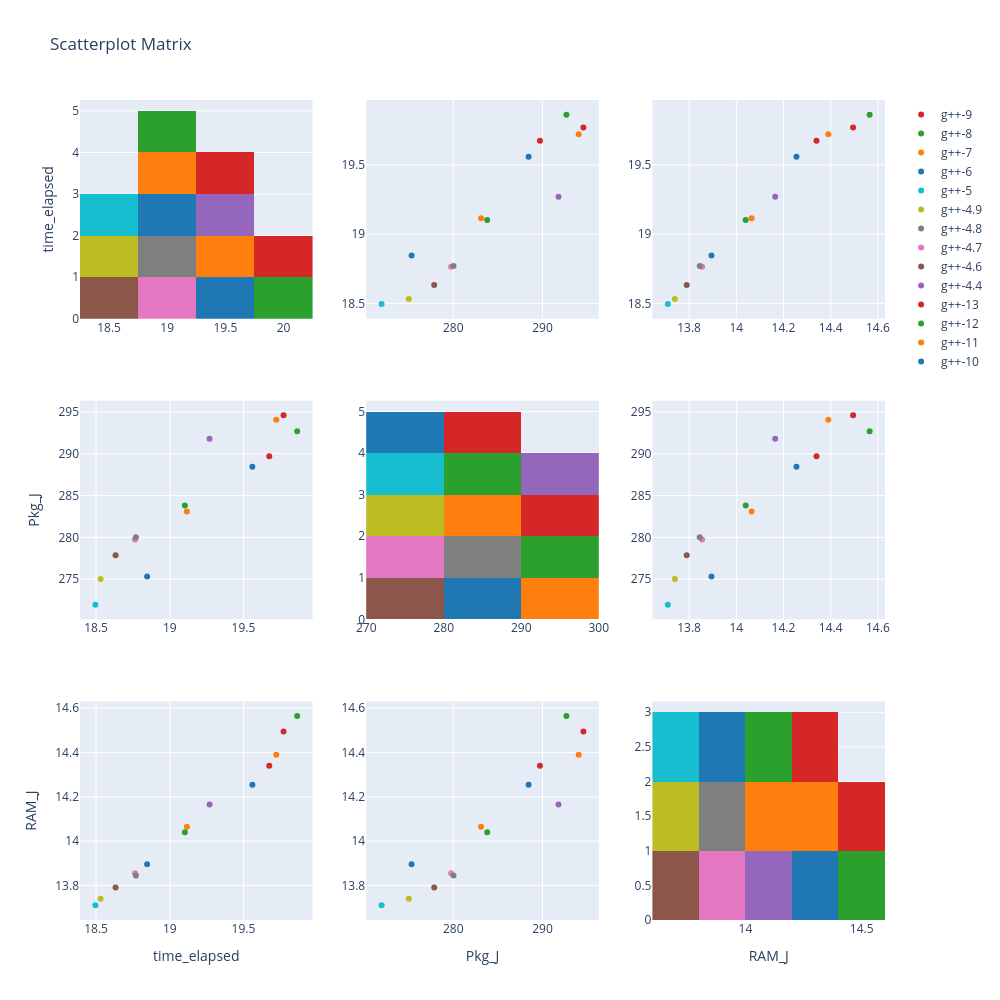

The notebook cell saved with this chart:
### Code cell
fig = ff.create_scatterplotmatrix(df_median[['time_elapsed', 'Pkg_J', 'RAM_J', 'version']], 
                                  height=1000,
                                  width=1000,
                                  diag='histogram',
                                  index='version')
fig.show()

### Figure 1 — Plotly figure (JSON) as saved in the notebook; plotly's stock layout.template omitted (floating-point values rounded to 4 significant figures)
{"data": [{"marker": {"color": "rgb(31, 119, 180)"}, "showlegend": false, "type": "histogram", "x": [19.56], "xaxis": "x", "yaxis": "y"}, {"marker": {"color": "rgb(255, 127, 14)"}, "showlegend": false, "type": "histogram", "x": [19.72], "xaxis": "x", "yaxis": "y"}, {"marker": {"color": "rgb(44, 160, 44)"}, "showlegend": false, "type": "histogram", "x": [19.86], "xaxis": "x", "yaxis": "y"}, {"marker": {"color": "rgb(214, 39, 40)"}, "showlegend": false, "type": "histogram", "x": [19.77], "xaxis": "x", "yaxis": "y"}, {"marker": {"color": "rgb(148, 103, 189)"}, "showlegend": false, "type": "histogram", "x": [19.27], "xaxis": "x", "yaxis": "y"}, {"marker": {"color": "rgb(140, 86, 75)"}, "showlegend": false, "type": "histogram", "x": [18.63], "xaxis": "x", "yaxis": "y"}, {"marker": {"color": "rgb(227, 119, 194)"}, "showlegend": false, "type": "histogram", "x": [18.76], "xaxis": "x", "yaxis": "y"}, {"marker": {"color": "rgb(127, 127, 127)"}, "showlegend": false, "type": "histogram", "x": [18.77], "xaxis": "x", "yaxis": "y"}, {"marker": {"color": "rgb(188, 189, 34)"}, "showlegend": false, "type": "histogram", "x": [18.53], "xaxis": "x", "yaxis": "y"}, {"marker": {"color": "rgb(23, 190, 207)"}, "showlegend": false, "type": "histogram", "x": [18.5], "xaxis": "x", "yaxis": "y"}, {"marker": {"color": "rgb(31, 119, 180)"}, "showlegend": false, "type": "histogram", "x": [18.85], "xaxis": "x", "yaxis": "y"}, {"marker": {"color": "rgb(255, 127, 14)"}, "showlegend": false, "type": "histogram", "x": [19.12], "xaxis": "x", "yaxis": "y"}, {"marker": {"color": "rgb(44, 160, 44)"}, "showlegend": false, "type": "histogram", "x": [19.1], "xaxis": "x", "yaxis": "y"}, {"marker": {"color": "rgb(214, 39, 40)"}, "showlegend": false, "type": "histogram", "x": [19.67], "xaxis": "x", "yaxis": "y"}, {"marker": {"color": "rgb(31, 119, 180)", "size": 6}, "mode": "markers", "name": "g++-10", "showlegend": true, "type": "scatter", "x": [288.4], "xaxis": "x2", "y": [19.56], "yaxis": "y2"}, {"marker": {"color": "rgb(255, 127, 14)", "size": 6}, "mode": "markers", "name": "g++-11", "showlegend": true, "type": "scatter", "x": [294.1], "xaxis": "x2", "y": [19.72], "yaxis": "y2"}, {"marker": {"color": "rgb(44, 160, 44)", "size": 6}, "mode": "markers", "name": "g++-12", "showlegend": true, "type": "scatter", "x": [292.7], "xaxis": "x2", "y": [19.86], "yaxis": "y2"}, {"marker": {"color": "rgb(214, 39, 40)", "size": 6}, "mode": "markers", "name": "g++-13", "showlegend": true, "type": "scatter", "x": [294.6], "xaxis": "x2", "y": [19.77], "yaxis": "y2"}, {"marker": {"color": "rgb(148, 103, 189)", "size": 6}, "mode": "markers", "name": "g++-4.4", "showlegend": true, "type": "scatter", "x": [291.8], "xaxis": "x2", "y": [19.27], "yaxis": "y2"}, {"marker": {"color": "rgb(140, 86, 75)", "size": 6}, "mode": "markers", "name": "g++-4.6", "showlegend": true, "type": "scatter", "x": [277.9], "xaxis": "x2", "y": [18.63], "yaxis": "y2"}, {"marker": {"color": "rgb(227, 119, 194)", "size": 6}, "mode": "markers", "name": "g++-4.7", "showlegend": true, "type": "scatter", "x": [279.8], "xaxis": "x2", "y": [18.76], "yaxis": "y2"}, {"marker": {"color": "rgb(127, 127, 127)", "size": 6}, "mode": "markers", "name": "g++-4.8", "showlegend": true, "type": "scatter", "x": [280.0], "xaxis": "x2", "y": [18.77], "yaxis": "y2"}, {"marker": {"color": "rgb(188, 189, 34)", "size": 6}, "mode": "markers", "name": "g++-4.9", "showlegend": true, "type": "scatter", "x": [275.0], "xaxis": "x2", "y": [18.53], "yaxis": "y2"}, {"marker": {"color": "rgb(23, 190, 207)", "size": 6}, "mode": "markers", "name": "g++-5", "showlegend": true, "type": "scatter", "x": [272.0], "xaxis": "x2", "y": [18.5], "yaxis": "y2"}, {"marker": {"color": "rgb(31, 119, 180)", "size": 6}, "mode": "markers", "name": "g++-6", "showlegend": true, "type": "scatter", "x": [275.3], "xaxis": "x2", "y": [18.85], "yaxis": "y2"}, {"marker": {"color": "rgb(255, 127, 14)", "size": 6}, "mode": "markers", "name": "g++-7", "showlegend": true, "type": "scatter", "x": [283.1], "xaxis": "x2", "y": [19.12], "yaxis": "y2"}, {"marker": {"color": "rgb(44, 160, 44)", "size": 6}, "mode": "markers", "name": "g++-8", "showlegend": true, "type": "scatter", "x": [283.8], "xaxis": "x2", "y": [19.1], "yaxis": "y2"}, {"marker": {"color": "rgb(214, 39, 40)", "size": 6}, "mode": "markers", "name": "g++-9", "showlegend": true, "type": "scatter", "x": [289.7], "xaxis": "x2", "y": [19.67], "yaxis": "y2"}, {"marker": {"color": "rgb(31, 119, 180)", "size": 6}, "mode": "markers", "name": "g++-10", "showlegend": false, "type": "scatter", "x": [14.26], "xaxis": "x3", "y": [19.56], "yaxis": "y3"}, {"marker": {"color": "rgb(255, 127, 14)", "size": 6}, "mode": "markers", "name": "g++-11", "showlegend": false, "type": "scatter", "x": [14.39], "xaxis": "x3", "y": [19.72], "yaxis": "y3"}, {"marker": {"color": "rgb(44, 160, 44)", "size": 6}, "mode": "markers", "name": "g++-12", "showlegend": false, "type": "scatter", "x": [14.56], "xaxis": "x3", "y": [19.86], "yaxis": "y3"}, {"marker": {"color": "rgb(214, 39, 40)", "size": 6}, "mode": "markers", "name": "g++-13", "showlegend": false, "type": "scatter", "x": [14.5], "xaxis": "x3", "y": [19.77], "yaxis": "y3"}, {"marker": {"color": "rgb(148, 103, 189)", "size": 6}, "mode": "markers", "name": "g++-4.4", "showlegend": false, "type": "scatter", "x": [14.16], "xaxis": "x3", "y": [19.27], "yaxis": "y3"}, {"marker": {"color": "rgb(140, 86, 75)", "size": 6}, "mode": "markers", "name": "g++-4.6", "showlegend": false, "type": "scatter", "x": [13.79], "xaxis": "x3", "y": [18.63], "yaxis": "y3"}, {"marker": {"color": "rgb(227, 119, 194)", "size": 6}, "mode": "markers", "name": "g++-4.7", "showlegend": false, "type": "scatter", "x": [13.86], "xaxis": "x3", "y": [18.76], "yaxis": "y3"}, {"marker": {"color": "rgb(127, 127, 127)", "size": 6}, "mode": "markers", "name": "g++-4.8", "showlegend": false, "type": "scatter", "x": [13.84], "xaxis": "x3", "y": [18.77], "yaxis": "y3"}, {"marker": {"color": "rgb(188, 189, 34)", "size": 6}, "mode": "markers", "name": "g++-4.9", "showlegend": false, "type": "scatter", "x": [13.74], "xaxis": "x3", "y": [18.53], "yaxis": "y3"}, {"marker": {"color": "rgb(23, 190, 207)", "size": 6}, "mode": "markers", "name": "g++-5", "showlegend": false, "type": "scatter", "x": [13.71], "xaxis": "x3", "y": [18.5], "yaxis": "y3"}, {"marker": {"color": "rgb(31, 119, 180)", "size": 6}, "mode": "markers", "name": "g++-6", "showlegend": false, "type": "scatter", "x": [13.89], "xaxis": "x3", "y": [18.85], "yaxis": "y3"}, {"marker": {"color": "rgb(255, 127, 14)", "size": 6}, "mode": "markers", "name": "g++-7", "showlegend": false, "type": "scatter", "x": [14.06], "xaxis": "x3", "y": [19.12], "yaxis": "y3"}, {"marker": {"color": "rgb(44, 160, 44)", "size": 6}, "mode": "markers", "name": "g++-8", "showlegend": false, "type": "scatter", "x": [14.04], "xaxis": "x3", "y": [19.1], "yaxis": "y3"}, {"marker": {"color": "rgb(214, 39, 40)", "size": 6}, "mode": "markers", "name": "g++-9", "showlegend": false, "type": "scatter", "x": [14.34], "xaxis": "x3", "y": [19.67], "yaxis": "y3"}, {"marker": {"color": "rgb(31, 119, 180)", "size": 6}, "mode": "markers", "name": "g++-10", "showlegend": false, "type": "scatter", "x": [19.56], "xaxis": "x4", "y": [288.4], "yaxis": "y4"}, {"marker": {"color": "rgb(255, 127, 14)", "size": 6}, "mode": "markers", "name": "g++-11", "showlegend": false, "type": "scatter", "x": [19.72], "xaxis": "x4", "y": [294.1], "yaxis": "y4"}, {"marker": {"color": "rgb(44, 160, 44)", "size": 6}, "mode": "markers", "name": "g++-12", "showlegend": false, "type": "scatter", "x": [19.86], "xaxis": "x4", "y": [292.7], "yaxis": "y4"}, {"marker": {"color": "rgb(214, 39, 40)", "size": 6}, "mode": "markers", "name": "g++-13", "showlegend": false, "type": "scatter", "x": [19.77], "xaxis": "x4", "y": [294.6], "yaxis": "y4"}, {"marker": {"color": "rgb(148, 103, 189)", "size": 6}, "mode": "markers", "name": "g++-4.4", "showlegend": false, "type": "scatter", "x": [19.27], "xaxis": "x4", "y": [291.8], "yaxis": "y4"}, {"marker": {"color": "rgb(140, 86, 75)", "size": 6}, "mode": "markers", "name": "g++-4.6", "showlegend": false, "type": "scatter", "x": [18.63], "xaxis": "x4", "y": [277.9], "yaxis": "y4"}, {"marker": {"color": "rgb(227, 119, 194)", "size": 6}, "mode": "markers", "name": "g++-4.7", "showlegend": false, "type": "scatter", "x": [18.76], "xaxis": "x4", "y": [279.8], "yaxis": "y4"}, {"marker": {"color": "rgb(127, 127, 127)", "size": 6}, "mode": "markers", "name": "g++-4.8", "showlegend": false, "type": "scatter", "x": [18.77], "xaxis": "x4", "y": [280.0], "yaxis": "y4"}, {"marker": {"color": "rgb(188, 189, 34)", "size": 6}, "mode": "markers", "name": "g++-4.9", "showlegend": false, "type": "scatter", "x": [18.53], "xaxis": "x4", "y": [275.0], "yaxis": "y4"}, {"marker": {"color": "rgb(23, 190, 207)", "size": 6}, "mode": "markers", "name": "g++-5", "showlegend": false, "type": "scatter", "x": [18.5], "xaxis": "x4", "y": [272.0], "yaxis": "y4"}, {"marker": {"color": "rgb(31, 119, 180)", "size": 6}, "mode": "markers", "name": "g++-6", "showlegend": false, "type": "scatter", "x": [18.85], "xaxis": "x4", "y": [275.3], "yaxis": "y4"}, {"marker": {"color": "rgb(255, 127, 14)", "size": 6}, "mode": "markers", "name": "g++-7", "showlegend": false, "type": "scatter", "x": [19.12], "xaxis": "x4", "y": [283.1], "yaxis": "y4"}, {"marker": {"color": "rgb(44, 160, 44)", "size": 6}, "mode": "markers", "name": "g++-8", "showlegend": false, "type": "scatter", "x": [19.1], "xaxis": "x4", "y": [283.8], "yaxis": "y4"}, {"marker": {"color": "rgb(214, 39, 40)", "size": 6}, "mode": "markers", "name": "g++-9", "showlegend": false, "type": "scatter", "x": [19.67], "xaxis": "x4", "y": [289.7], "yaxis": "y4"}, {"marker": {"color": "rgb(31, 119, 180)"}, "showlegend": false, "type": "histogram", "x": [288.4], "xaxis": "x5", "yaxis": "y5"}, {"marker": {"color": "rgb(255, 127, 14)"}, "showlegend": false, "type": "histogram", "x": [294.1], "xaxis": "x5", "yaxis": "y5"}, {"marker": {"color": "rgb(44, 160, 44)"}, "showlegend": false, "type": "histogram", "x": [292.7], "xaxis": "x5", "yaxis": "y5"}, {"marker": {"color": "rgb(214, 39, 40)"}, "showlegend": false, "type": "histogram", "x": [294.6], "xaxis": "x5", "yaxis": "y5"}, {"marker": {"color": "rgb(148, 103, 189)"}, "showlegend": false, "type": "histogram", "x": [291.8], "xaxis": "x5", "yaxis": "y5"}, {"marker": {"color": "rgb(140, 86, 75)"}, "showlegend": false, "type": "histogram", "x": [277.9], "xaxis": "x5", "yaxis": "y5"}, {"marker": {"color": "rgb(227, 119, 194)"}, "showlegend": false, "type": "histogram", "x": [279.8], "xaxis": "x5", "yaxis": "y5"}, {"marker": {"color": "rgb(127, 127, 127)"}, "showlegend": false, "type": "histogram", "x": [280.0], "xaxis": "x5", "yaxis": "y5"}, {"marker": {"color": "rgb(188, 189, 34)"}, "showlegend": false, "type": "histogram", "x": [275.0], "xaxis": "x5", "yaxis": "y5"}, {"marker": {"color": "rgb(23, 190, 207)"}, "showlegend": false, "type": "histogram", "x": [272.0], "xaxis": "x5", "yaxis": "y5"}, {"marker": {"color": "rgb(31, 119, 180)"}, "showlegend": false, "type": "histogram", "x": [275.3], "xaxis": "x5", "yaxis": "y5"}, {"marker": {"color": "rgb(255, 127, 14)"}, "showlegend": false, "type": "histogram", "x": [283.1], "xaxis": "x5", "yaxis": "y5"}, {"marker": {"color": "rgb(44, 160, 44)"}, "showlegend": false, "type": "histogram", "x": [283.8], "xaxis": "x5", "yaxis": "y5"}, {"marker": {"color": "rgb(214, 39, 40)"}, "showlegend": false, "type": "histogram", "x": [289.7], "xaxis": "x5", "yaxis": "y5"}, {"marker": {"color": "rgb(31, 119, 180)", "size": 6}, "mode": "markers", "name": "g++-10", "showlegend": false, "type": "scatter", "x": [14.26], "xaxis": "x6", "y": [288.4], "yaxis": "y6"}, {"marker": {"color": "rgb(255, 127, 14)", "size": 6}, "mode": "markers", "name": "g++-11", "showlegend": false, "type": "scatter", "x": [14.39], "xaxis": "x6", "y": [294.1], "yaxis": "y6"}, {"marker": {"color": "rgb(44, 160, 44)", "size": 6}, "mode": "markers", "name": "g++-12", "showlegend": false, "type": "scatter", "x": [14.56], "xaxis": "x6", "y": [292.7], "yaxis": "y6"}, {"marker": {"color": "rgb(214, 39, 40)", "size": 6}, "mode": "markers", "name": "g++-13", "showlegend": false, "type": "scatter", "x": [14.5], "xaxis": "x6", "y": [294.6], "yaxis": "y6"}, {"marker": {"color": "rgb(148, 103, 189)", "size": 6}, "mode": "markers", "name": "g++-4.4", "showlegend": false, "type": "scatter", "x": [14.16], "xaxis": "x6", "y": [291.8], "yaxis": "y6"}, {"marker": {"color": "rgb(140, 86, 75)", "size": 6}, "mode": "markers", "name": "g++-4.6", "showlegend": false, "type": "scatter", "x": [13.79], "xaxis": "x6", "y": [277.9], "yaxis": "y6"}, {"marker": {"color": "rgb(227, 119, 194)", "size": 6}, "mode": "markers", "name": "g++-4.7", "showlegend": false, "type": "scatter", "x": [13.86], "xaxis": "x6", "y": [279.8], "yaxis": "y6"}, {"marker": {"color": "rgb(127, 127, 127)", "size": 6}, "mode": "markers", "name": "g++-4.8", "showlegend": false, "type": "scatter", "x": [13.84], "xaxis": "x6", "y": [280.0], "yaxis": "y6"}, {"marker": {"color": "rgb(188, 189, 34)", "size": 6}, "mode": "markers", "name": "g++-4.9", "showlegend": false, "type": "scatter", "x": [13.74], "xaxis": "x6", "y": [275.0], "yaxis": "y6"}, {"marker": {"color": "rgb(23, 190, 207)", "size": 6}, "mode": "markers", "name": "g++-5", "showlegend": false, "type": "scatter", "x": [13.71], "xaxis": "x6", "y": [272.0], "yaxis": "y6"}, {"marker": {"color": "rgb(31, 119, 180)", "size": 6}, "mode": "markers", "name": "g++-6", "showlegend": false, "type": "scatter", "x": [13.89], "xaxis": "x6", "y": [275.3], "yaxis": "y6"}, {"marker": {"color": "rgb(255, 127, 14)", "size": 6}, "mode": "markers", "name": "g++-7", "showlegend": false, "type": "scatter", "x": [14.06], "xaxis": "x6", "y": [283.1], "yaxis": "y6"}, {"marker": {"color": "rgb(44, 160, 44)", "size": 6}, "mode": "markers", "name": "g++-8", "showlegend": false, "type": "scatter", "x": [14.04], "xaxis": "x6", "y": [283.8], "yaxis": "y6"}, {"marker": {"color": "rgb(214, 39, 40)", "size": 6}, "mode": "markers", "name": "g++-9", "showlegend": false, "type": "scatter", "x": [14.34], "xaxis": "x6", "y": [289.7], "yaxis": "y6"}, {"marker": {"color": "rgb(31, 119, 180)", "size": 6}, "mode": "markers", "name": "g++-10", "showlegend": false, "type": "scatter", "x": [19.56], "xaxis": "x7", "y": [14.26], "yaxis": "y7"}, {"marker": {"color": "rgb(255, 127, 14)", "size": 6}, "mode": "markers", "name": "g++-11", "showlegend": false, "type": "scatter", "x": [19.72], "xaxis": "x7", "y": [14.39], "yaxis": "y7"}, {"marker": {"color": "rgb(44, 160, 44)", "size": 6}, "mode": "markers", "name": "g++-12", "showlegend": false, "type": "scatter", "x": [19.86], "xaxis": "x7", "y": [14.56], "yaxis": "y7"}, {"marker": {"color": "rgb(214, 39, 40)", "size": 6}, "mode": "markers", "name": "g++-13", "showlegend": false, "type": "scatter", "x": [19.77], "xaxis": "x7", "y": [14.5], "yaxis": "y7"}, {"marker": {"color": "rgb(148, 103, 189)", "size": 6}, "mode": "markers", "name": "g++-4.4", "showlegend": false, "type": "scatter", "x": [19.27], "xaxis": "x7", "y": [14.16], "yaxis": "y7"}, {"marker": {"color": "rgb(140, 86, 75)", "size": 6}, "mode": "markers", "name": "g++-4.6", "showlegend": false, "type": "scatter", "x": [18.63], "xaxis": "x7", "y": [13.79], "yaxis": "y7"}, {"marker": {"color": "rgb(227, 119, 194)", "size": 6}, "mode": "markers", "name": "g++-4.7", "showlegend": false, "type": "scatter", "x": [18.76], "xaxis": "x7", "y": [13.86], "yaxis": "y7"}, {"marker": {"color": "rgb(127, 127, 127)", "size": 6}, "mode": "markers", "name": "g++-4.8", "showlegend": false, "type": "scatter", "x": [18.77], "xaxis": "x7", "y": [13.84], "yaxis": "y7"}, {"marker": {"color": "rgb(188, 189, 34)", "size": 6}, "mode": "markers", "name": "g++-4.9", "showlegend": false, "type": "scatter", "x": [18.53], "xaxis": "x7", "y": [13.74], "yaxis": "y7"}, {"marker": {"color": "rgb(23, 190, 207)", "size": 6}, "mode": "markers", "name": "g++-5", "showlegend": false, "type": "scatter", "x": [18.5], "xaxis": "x7", "y": [13.71], "yaxis": "y7"}, {"marker": {"color": "rgb(31, 119, 180)", "size": 6}, "mode": "markers", "name": "g++-6", "showlegend": false, "type": "scatter", "x": [18.85], "xaxis": "x7", "y": [13.89], "yaxis": "y7"}, {"marker": {"color": "rgb(255, 127, 14)", "size": 6}, "mode": "markers", "name": "g++-7", "showlegend": false, "type": "scatter", "x": [19.12], "xaxis": "x7", "y": [14.06], "yaxis": "y7"}, {"marker": {"color": "rgb(44, 160, 44)", "size": 6}, "mode": "markers", "name": "g++-8", "showlegend": false, "type": "scatter", "x": [19.1], "xaxis": "x7", "y": [14.04], "yaxis": "y7"}, {"marker": {"color": "rgb(214, 39, 40)", "size": 6}, "mode": "markers", "name": "g++-9", "showlegend": false, "type": "scatter", "x": [19.67], "xaxis": "x7", "y": [14.34], "yaxis": "y7"}, {"marker": {"color": "rgb(31, 119, 180)", "size": 6}, "mode": "markers", "name": "g++-10", "showlegend": false, "type": "scatter", "x": [288.4], "xaxis": "x8", "y": [14.26], "yaxis": "y8"}, {"marker": {"color": "rgb(255, 127, 14)", "size": 6}, "mode": "markers", "name": "g++-11", "showlegend": false, "type": "scatter", "x": [294.1], "xaxis": "x8", "y": [14.39], "yaxis": "y8"}, {"marker": {"color": "rgb(44, 160, 44)", "size": 6}, "mode": "markers", "name": "g++-12", "showlegend": false, "type": "scatter", "x": [292.7], "xaxis": "x8", "y": [14.56], "yaxis": "y8"}, {"marker": {"color": "rgb(214, 39, 40)", "size": 6}, "mode": "markers", "name": "g++-13", "showlegend": false, "type": "scatter", "x": [294.6], "xaxis": "x8", "y": [14.5], "yaxis": "y8"}, {"marker": {"color": "rgb(148, 103, 189)", "size": 6}, "mode": "markers", "name": "g++-4.4", "showlegend": false, "type": "scatter", "x": [291.8], "xaxis": "x8", "y": [14.16], "yaxis": "y8"}, {"marker": {"color": "rgb(140, 86, 75)", "size": 6}, "mode": "markers", "name": "g++-4.6", "showlegend": false, "type": "scatter", "x": [277.9], "xaxis": "x8", "y": [13.79], "yaxis": "y8"}, {"marker": {"color": "rgb(227, 119, 194)", "size": 6}, "mode": "markers", "name": "g++-4.7", "showlegend": false, "type": "scatter", "x": [279.8], "xaxis": "x8", "y": [13.86], "yaxis": "y8"}, {"marker": {"color": "rgb(127, 127, 127)", "size": 6}, "mode": "markers", "name": "g++-4.8", "showlegend": false, "type": "scatter", "x": [280.0], "xaxis": "x8", "y": [13.84], "yaxis": "y8"}, {"marker": {"color": "rgb(188, 189, 34)", "size": 6}, "mode": "markers", "name": "g++-4.9", "showlegend": false, "type": "scatter", "x": [275.0], "xaxis": "x8", "y": [13.74], "yaxis": "y8"}, {"marker": {"color": "rgb(23, 190, 207)", "size": 6}, "mode": "markers", "name": "g++-5", "showlegend": false, "type": "scatter", "x": [272.0], "xaxis": "x8", "y": [13.71], "yaxis": "y8"}, {"marker": {"color": "rgb(31, 119, 180)", "size": 6}, "mode": "markers", "name": "g++-6", "showlegend": false, "type": "scatter", "x": [275.3], "xaxis": "x8", "y": [13.89], "yaxis": "y8"}, {"marker": {"color": "rgb(255, 127, 14)", "size": 6}, "mode": "markers", "name": "g++-7", "showlegend": false, "type": "scatter", "x": [283.1], "xaxis": "x8", "y": [14.06], "yaxis": "y8"}, {"marker": {"color": "rgb(44, 160, 44)", "size": 6}, "mode": "markers", "name": "g++-8", "showlegend": false, "type": "scatter", "x": [283.8], "xaxis": "x8", "y": [14.04], "yaxis": "y8"}, {"marker": {"color": "rgb(214, 39, 40)", "size": 6}, "mode": "markers", "name": "g++-9", "showlegend": false, "type": "scatter", "x": [289.7], "xaxis": "x8", "y": [14.34], "yaxis": "y8"}, {"marker": {"color": "rgb(31, 119, 180)"}, "showlegend": false, "type": "histogram", "x": [14.26], "xaxis": "x9", "yaxis": "y9"}, {"marker": {"color": "rgb(255, 127, 14)"}, "showlegend": false, "type": "histogram", "x": [14.39], "xaxis": "x9", "yaxis": "y9"}, {"marker": {"color": "rgb(44, 160, 44)"}, "showlegend": false, "type": "histogram", "x": [14.56], "xaxis": "x9", "yaxis": "y9"}, {"marker": {"color": "rgb(214, 39, 40)"}, "showlegend": false, "type": "histogram", "x": [14.5], "xaxis": "x9", "yaxis": "y9"}, {"marker": {"color": "rgb(148, 103, 189)"}, "showlegend": false, "type": "histogram", "x": [14.16], "xaxis": "x9", "yaxis": "y9"}, {"marker": {"color": "rgb(140, 86, 75)"}, "showlegend": false, "type": "histogram", "x": [13.79], "xaxis": "x9", "yaxis": "y9"}, {"marker": {"color": "rgb(227, 119, 194)"}, "showlegend": false, "type": "histogram", "x": [13.86], "xaxis": "x9", "yaxis": "y9"}, {"marker": {"color": "rgb(127, 127, 127)"}, "showlegend": false, "type": "histogram", "x": [13.84], "xaxis": "x9", "yaxis": "y9"}, {"marker": {"color": "rgb(188, 189, 34)"}, "showlegend": false, "type": "histogram", "x": [13.74], "xaxis": "x9", "yaxis": "y9"}, {"marker": {"color": "rgb(23, 190, 207)"}, "showlegend": false, "type": "histogram", "x": [13.71], "xaxis": "x9", "yaxis": "y9"}, {"marker": {"color": "rgb(31, 119, 180)"}, "showlegend": false, "type": "histogram", "x": [13.89], "xaxis": "x9", "yaxis": "y9"}, {"marker": {"color": "rgb(255, 127, 14)"}, "showlegend": false, "type": "histogram", "x": [14.06], "xaxis": "x9", "yaxis": "y9"}, {"marker": {"color": "rgb(44, 160, 44)"}, "showlegend": false, "type": "histogram", "x": [14.04], "xaxis": "x9", "yaxis": "y9"}, {"marker": {"color": "rgb(214, 39, 40)"}, "showlegend": false, "type": "histogram", "x": [14.34], "xaxis": "x9", "yaxis": "y9"}], "layout": {"barmode": "stack", "height": 1000, "showlegend": true, "title": {"text": "Scatterplot Matrix"}, "width": 1000, "xaxis": {"anchor": "y", "domain": [0, 0.2889]}, "xaxis2": {"anchor": "y2", "domain": [0.3556, 0.6444]}, "xaxis3": {"anchor": "y3", "domain": [0.7111, 1]}, "xaxis4": {"anchor": "y4", "domain": [0, 0.2889]}, "xaxis5": {"anchor": "y5", "domain": [0.3556, 0.6444]}, "xaxis6": {"anchor": "y6", "domain": [0.7111, 1]}, "xaxis7": {"anchor": "y7", "domain": [0, 0.2889], "title": {"text": "time_elapsed"}}, "xaxis8": {"anchor": "y8", "domain": [0.3556, 0.6444], "title": {"text": "Pkg_J"}}, "xaxis9": {"anchor": "y9", "domain": [0.7111, 1], "title": {"text": "RAM_J"}}, "yaxis": {"anchor": "x", "domain": [0.7333, 1], "title": {"text": "time_elapsed"}}, "yaxis2": {"anchor": "x2", "domain": [0.7333, 1]}, "yaxis3": {"anchor": "x3", "domain": [0.7333, 1]}, "yaxis4": {"anchor": "x4", "domain": [0.3667, 0.6333], "title": {"text": "Pkg_J"}}, "yaxis5": {"anchor": "x5", "domain": [0.3667, 0.6333]}, "yaxis6": {"anchor": "x6", "domain": [0.3667, 0.6333]}, "yaxis7": {"anchor": "x7", "domain": [0, 0.2667], "title": {"text": "RAM_J"}}, "yaxis8": {"anchor": "x8", "domain": [0, 0.2667]}, "yaxis9": {"anchor": "x9", "domain": [0, 0.2667]}}}
